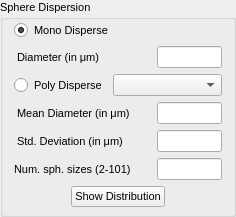
       <widget class="QGroupBox" name="groupBox_SphereData">
        <property name="font">
         <font>
          <family>Arial</family>
          <pointsize>8</pointsize>
         </font>
        </property>
        <property name="title">
         <string>Sphere Dispersion</string>
        </property>
        <layout class="QGridLayout" name="gridLayout_3">
         <property name="topMargin">
          <number>2</number>
         </property>
         <property name="bottomMargin">
          <number>7</number>
         </property>
         <item row="5" column="6">
          <widget class="QLineEdit" name="lineEdit_NSphere">
           <property name="sizePolicy">
            <sizepolicy hsizetype="MinimumExpanding" vsizetype="Fixed">
             <horstretch>0</horstretch>
             <verstretch>0</verstretch>
            </sizepolicy>
           </property>
           <property name="minimumSize">
            <size>
             <width>50</width>
             <height>0</height>
            </size>
           </property>
           <property name="maximumSize">
            <size>
             <width>65</width>
             <height>16777215</height>
            </size>
           </property>
           <property name="alignment">
            <set>Qt::AlignRight|Qt::AlignTrailing|Qt::AlignVCenter</set>
           </property>
          </widget>
         </item>
         <item row="0" column="0" colspan="5">
          <widget class="QRadioButton" name="radioButton_MonoDisperse">
           <property name="font">
            <font>
             <family>Arial</family>
             <pointsize>8</pointsize>
             <weight>50</weight>
             <bold>false</bold>
            </font>
           </property>
           <property name="text">
            <string>Mono Disperse</string>
           </property>
           <property name="checked">
            <bool>true</bool>
           </property>
           <attribute name="buttonGroup">
            <string notr="true">buttonGroup_MonoPoly</string>
           </attribute>
          </widget>
         </item>
         <item row="4" column="6">
          <widget class="QLineEdit" name="lineEdit_StdDev">
           <property name="sizePolicy">
            <sizepolicy hsizetype="MinimumExpanding" vsizetype="Fixed">
             <horstretch>0</horstretch>
             <verstretch>0</verstretch>
            </sizepolicy>
           </property>
           <property name="minimumSize">
            <size>
             <width>50</width>
             <height>0</height>
            </size>
           </property>
           <property name="maximumSize">
            <size>
             <width>65</width>
             <height>16777215</height>
            </size>
           </property>
           <property name="alignment">
            <set>Qt::AlignRight|Qt::AlignTrailing|Qt::AlignVCenter</set>
           </property>
          </widget>
         </item>
         <item row="1" column="6">
          <widget class="QLineEdit" name="lineEdit_Diameter">
           <property name="sizePolicy">
            <sizepolicy hsizetype="MinimumExpanding" vsizetype="Fixed">
             <horstretch>0</horstretch>
             <verstretch>0</verstretch>
            </sizepolicy>
           </property>
           <property name="minimumSize">
            <size>
             <width>50</width>
             <height>0</height>
            </size>
           </property>
           <property name="maximumSize">
            <size>
             <width>65</width>
             <height>16777215</height>
            </size>
           </property>
           <property name="alignment">
            <set>Qt::AlignRight|Qt::AlignTrailing|Qt::AlignVCenter</set>
           </property>
          </widget>
         </item>
         <item row="2" column="0">
          <widget class="QRadioButton" name="radioButton_PolyDisperse">
           <property name="sizePolicy">
            <sizepolicy hsizetype="Minimum" vsizetype="Fixed">
             <horstretch>0</horstretch>
             <verstretch>0</verstretch>
            </sizepolicy>
           </property>
           <property name="minimumSize">
            <size>
             <width>90</width>
             <height>20</height>
            </size>
           </property>
           <property name="font">
            <font>
             <family>Arial</family>
             <pointsize>8</pointsize>
             <weight>50</weight>
             <bold>false</bold>
            </font>
           </property>
           <property name="text">
            <string>Poly Disperse</string>
           </property>
           <attribute name="buttonGroup">
            <string notr="true">buttonGroup_MonoPoly</string>
           </attribute>
          </widget>
         </item>
         <item row="4" column="0" colspan="4">
          <widget class="QLabel" name="label_StdDev">
           <property name="font">
            <font>
             <family>Arial</family>
             <pointsize>8</pointsize>
             <weight>50</weight>
             <bold>false</bold>
            </font>
           </property>
           <property name="text">
            <string> Std. Deviation (in μm)</string>
           </property>
           <property name="buddy">
            <cstring>lineEdit_StdDev</cstring>
           </property>
          </widget>
         </item>
         <item row="5" column="0" colspan="4">
          <widget class="QLabel" name="label_NSphere">
           <property name="minimumSize">
            <size>
             <width>125</width>
             <height>0</height>
            </size>
           </property>
           <property name="font">
            <font>
             <family>Arial</family>
             <pointsize>8</pointsize>
            </font>
           </property>
           <property name="text">
            <string>Num. sph. sizes (2-101)</string>
           </property>
           <property name="buddy">
            <cstring>lineEdit_NSphere</cstring>
           </property>
          </widget>
         </item>
         <item row="3" column="6">
          <widget class="QLineEdit" name="lineEdit_MeanDiameter">
           <property name="sizePolicy">
            <sizepolicy hsizetype="MinimumExpanding" vsizetype="Fixed">
             <horstretch>0</horstretch>
             <verstretch>0</verstretch>
            </sizepolicy>
           </property>
           <property name="minimumSize">
            <size>
             <width>50</width>
             <height>0</height>
            </size>
           </property>
           <property name="maximumSize">
            <size>
             <width>65</width>
             <height>16777215</height>
            </size>
           </property>
           <property name="alignment">
            <set>Qt::AlignRight|Qt::AlignTrailing|Qt::AlignVCenter</set>
           </property>
          </widget>
         </item>
         <item row="3" column="0" colspan="4">
          <widget class="QLabel" name="label_MeanDiameter">
           <property name="font">
            <font>
             <family>Arial</family>
             <pointsize>8</pointsize>
             <weight>50</weight>
             <bold>false</bold>
            </font>
           </property>
           <property name="text">
            <string> Mean Diameter (in μm)</string>
           </property>
           <property name="buddy">
            <cstring>lineEdit_MeanDiameter</cstring>
           </property>
          </widget>
         </item>
         <item row="4" column="4" colspan="2">
          <spacer name="horizontalSpacer_25">
           <property name="orientation">
            <enum>Qt::Horizontal</enum>
           </property>
           <property name="sizeHint" stdset="0">
            <size>
             <width>1</width>
             <height>10</height>
            </size>
           </property>
          </spacer>
         </item>
         <item row="6" column="0" colspan="7">
          <layout class="QHBoxLayout" name="horizontalLayout">
           <property name="topMargin">
            <number>0</number>
           </property>
           <property name="bottomMargin">
            <number>0</number>
           </property>
           <item>
            <spacer name="horizontalSpacer_4">
             <property name="orientation">
              <enum>Qt::Horizontal</enum>
             </property>
             <property name="sizeHint" stdset="0">
              <size>
               <width>1</width>
               <height>10</height>
              </size>
             </property>
            </spacer>
           </item>
           <item>
            <widget class="QPushButton" name="pushButton_ShowDistributionAndCustom">
             <property name="sizePolicy">
              <sizepolicy hsizetype="Minimum" vsizetype="Fixed">
               <horstretch>0</horstretch>
               <verstretch>0</verstretch>
              </sizepolicy>
             </property>
             <property name="minimumSize">
              <size>
               <width>0</width>
               <height>20</height>
              </size>
             </property>
             <property name="font">
              <font>
               <family>Arial</family>
               <pointsize>8</pointsize>
              </font>
             </property>
             <property name="text">
              <string>Show Distribution</string>
             </property>
            </widget>
           </item>
           <item>
            <spacer name="horizontalSpacer_5">
             <property name="orientation">
              <enum>Qt::Horizontal</enum>
             </property>
             <property name="sizeHint" stdset="0">
              <size>
               <width>1</width>
               <height>10</height>
              </size>
             </property>
            </spacer>
           </item>
          </layout>
         </item>
         <item row="5" column="4" colspan="2">
          <spacer name="horizontalSpacer_26">
           <property name="orientation">
            <enum>Qt::Horizontal</enum>
           </property>
           <property name="sizeHint" stdset="0">
            <size>
             <width>1</width>
             <height>10</height>
            </size>
           </property>
          </spacer>
         </item>
         <item row="1" column="0">
          <widget class="QLabel" name="label_Diameter">
           <property name="minimumSize">
            <size>
             <width>90</width>
             <height>0</height>
            </size>
           </property>
           <property name="font">
            <font>
             <family>Arial</family>
             <pointsize>8</pointsize>
             <weight>50</weight>
             <bold>false</bold>
            </font>
           </property>
           <property name="text">
            <string> Diameter (in μm)</string>
           </property>
           <property name="buddy">
            <cstring>lineEdit_Diameter</cstring>
           </property>
          </widget>
         </item>
         <item row="1" column="1" colspan="5">
          <spacer name="horizontalSpacer_21">
           <property name="orientation">
            <enum>Qt::Horizontal</enum>
           </property>
           <property name="sizeHint" stdset="0">
            <size>
             <width>1</width>
             <height>10</height>
            </size>
           </property>
          </spacer>
         </item>
         <item row="3" column="4" colspan="2">
          <spacer name="horizontalSpacer_24">
           <property name="orientation">
            <enum>Qt::Horizontal</enum>
           </property>
           <property name="sizeHint" stdset="0">
            <size>
             <width>1</width>
             <height>10</height>
            </size>
           </property>
          </spacer>
         </item>
         <item row="2" column="1" colspan="6">
          <widget class="QComboBox" name="comboBox_Distribution">
           <property name="sizePolicy">
            <sizepolicy hsizetype="Preferred" vsizetype="Fixed">
             <horstretch>0</horstretch>
             <verstretch>0</verstretch>
            </sizepolicy>
           </property>
           <property name="minimumSize">
            <size>
             <width>70</width>
             <height>16</height>
            </size>
           </property>
           <property name="currentText">
            <string/>
           </property>
           <property name="maxVisibleItems">
            <number>3</number>
           </property>
          </widget>
         </item>
        </layout>
       </widget>
